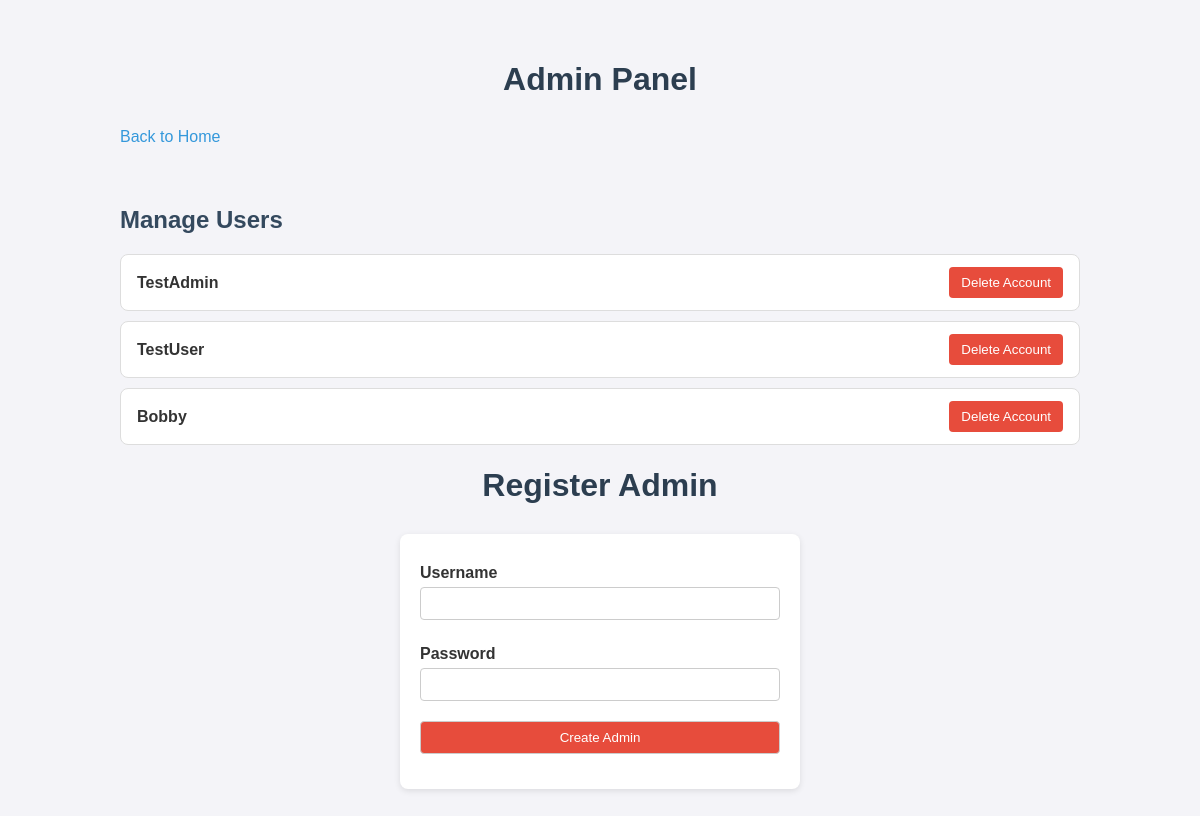
Page /admin (signed in) on the earlier database version.
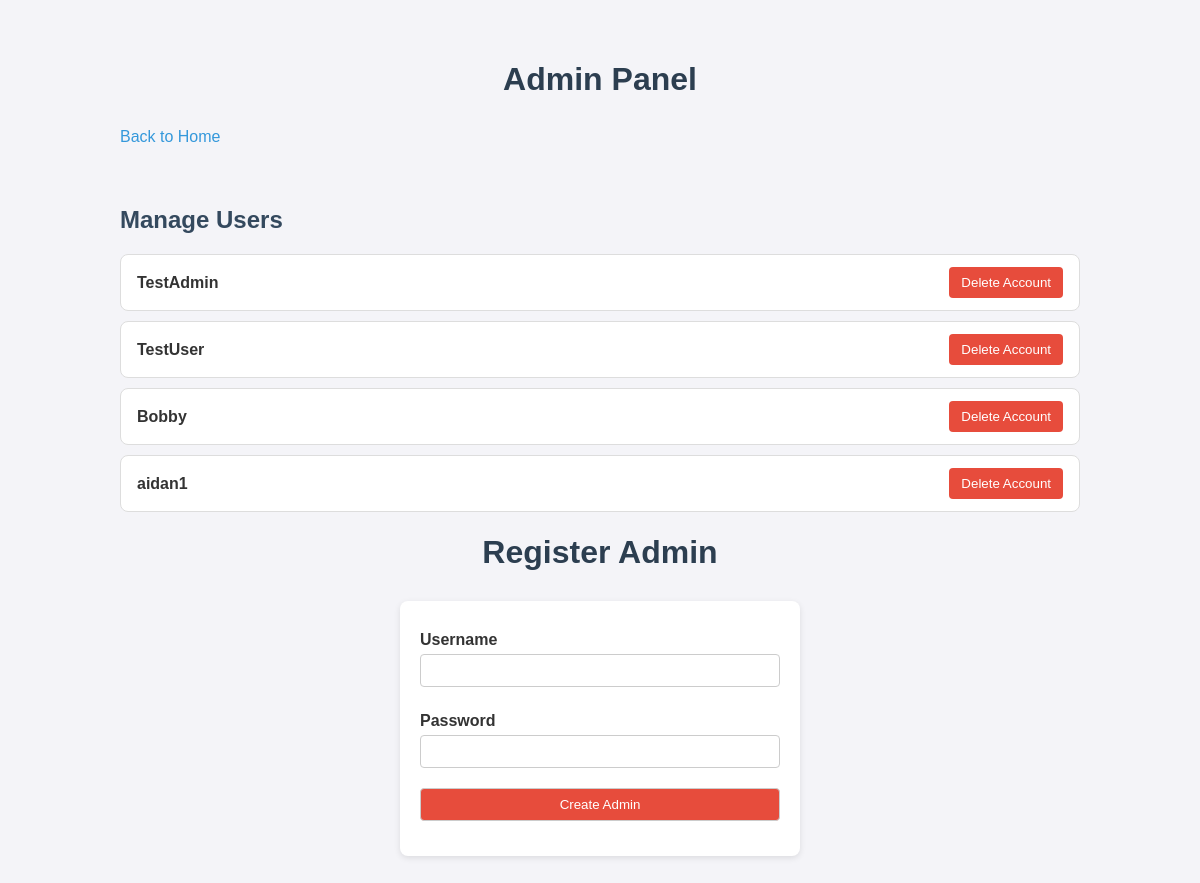
Same page on the later database version.
### models.py (models this page shows)
class User(db.Model):
    id = db.Column(db.Integer, primary_key=True, autoincrement=True)
    username = db.Column(db.String(150), unique=True, nullable=False)
    password_hash = db.Column(db.String(500), nullable=False)
    privilege = db.Column(db.Integer, nullable=False)

### blueprints/admin.py (the view)
@admin_bp.route('/admin')
def admin_panel():
    create_admin_form = CreateAdminForm()
    delete_account = DeleteAccountForm()
    if not session.get('username') or session.get('privilege') not in [1, 2]:
        flash("You must be logged in as an admin to access this page.")
        return redirect(url_for('auth.login'))
    users = User.query.filter(User.username != session['username']).all()
    return render_template(
        'admin.html',
        users=users,
        create_admin_form=create_admin_form,
        delete_account=delete_account
    )

### forms.py
class CreateAdminForm(FlaskForm):
    username = StringField('Username', validators=[DataRequired()])
    password = PasswordField('Password', validators=[DataRequired()])
    confirm_password = PasswordField('Confirm Password', validators=[DataRequired(), EqualTo('password', message="Passwords must match")])
    submit = SubmitField('Create Admin')

class DeleteAccountForm(FlaskForm):
    submit = SubmitField('Delete Account')

### templates/admin.html (shortened to what this page needs)
<!DOCTYPE html>
<html lang="en">
<head>
    <link rel="stylesheet" href="{{ url_for('static', filename='css/admin.css') }}">
</head>
<body>
    <div class="container">
        <h1>Admin Panel</h1>
        <p><a href="{{ url_for('home.home_page') }}">Back to Home</a></p>
        <h2>Manage Users</h2>
        <ul class="user-list">
            {% for user in users %}
            <li>
                <strong>{{ user.username }}</strong>
                <form method="POST" action="{{ url_for('admin.delete_user', user_id=user.id) }}" style="display:inline;">
                    {{ delete_account.submit() }}
                </form>
            </li>
            {% endfor %}
        </ul>
        <h1>Register Admin</h1>
        <form method="POST" action="/registerAdmin">
            {{create_admin_form.username.label}} {{create_admin_form.username()}}<br>
            {{create_admin_form.password.label}} {{create_admin_form.password()}}<br>
            {{create_admin_form.submit()}}
        </form>
    </div>
</body>
</html>

### static/css/admin.css (style rules this page uses)
*, *::before, *::after { box-sizing: border-box; }
.container { max-width: 1000px; margin: 0 auto; padding: 20px; }
body { font-family: Arial, sans-serif; background-color: #f4f4f8; color: #333; margin: 0; padding: 20px; }
h1 { text-align: center; color: #2c3e50; margin-bottom: 30px; }
a { color: #3498db; text-decoration: none; margin-bottom: 20px; display: inline-block; }
h2 { color: #34495e; margin-top: 40px; }
.user-list { list-style-type: none; padding: 0; }
.user-list li { background-color: #fff; border: 1px solid #ddd; padding: 12px 16px; margin-bottom: 10px; border-radius: 8px; display: flex; justify-content: space-between; align-items: center; }
.user-list strong { font-weight: bold; }
form { margin: 0; }
input[type="submit"] { background-color: #e74c3c; border: none; color: white; padding: 8px 12px; border-radius: 4px; cursor: pointer; }
form[action="/registerAdmin"] { background-color: #fff; padding: 20px; margin-top: 20px; border-radius: 8px; box-shadow: 0 2px 6px rgba(0,0,0,0.1); max-width: 400px; margin-left: auto; margin-right: auto; }
form[action="/registerAdmin"] label { display: block; margin-top: 10px; font-weight: bold; }
form[action="/registerAdmin"] input { width: 100%; padding: 8px; margin-top: 5px; margin-bottom: 15px; border: 1px solid #ccc; border-radius: 4px; }

Differences in the rows shown:
added User: username "aidan1"
